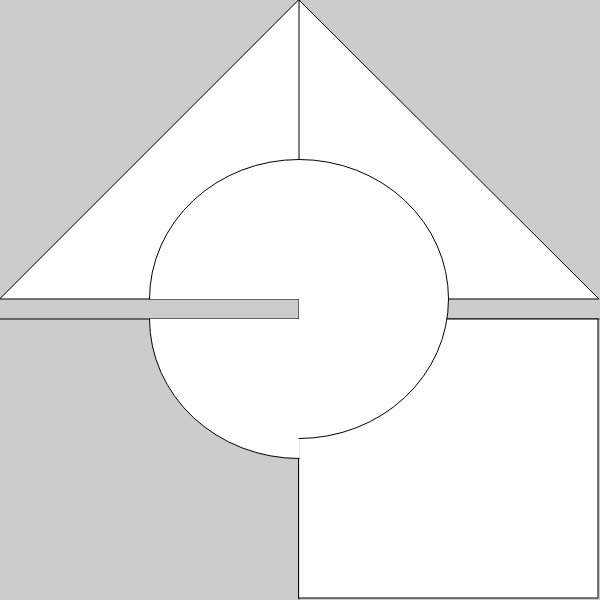
Frame 1 (no input)
Frame 60 (no input): identical to frame 1, image omitted
Frame 120 (the mouse pressed at the canvas centre since frame 60): identical to frame 1, image omitted

The p5.js sketch that drew this single still picture (run headless with seeded random() and noise() and a simulated clock; from frame 60 on, the mouse is pressed at the canvas centre):

// p5.js sketch
// ── sketch.js
function setup() {
  createCanvas(600, 600);
}

function draw() {
background(204);
line(0, 319, 599, 319);
triangle(0, 299, 599, 299, 299, 0);
line(299, 0, 299, 599);
rect(299, 319, 299, 279 );
arc(299, 319, 299, 279, HALF_PI, PI);
arc(299, 299, 299, 279, PI, HALF_PI);
}
